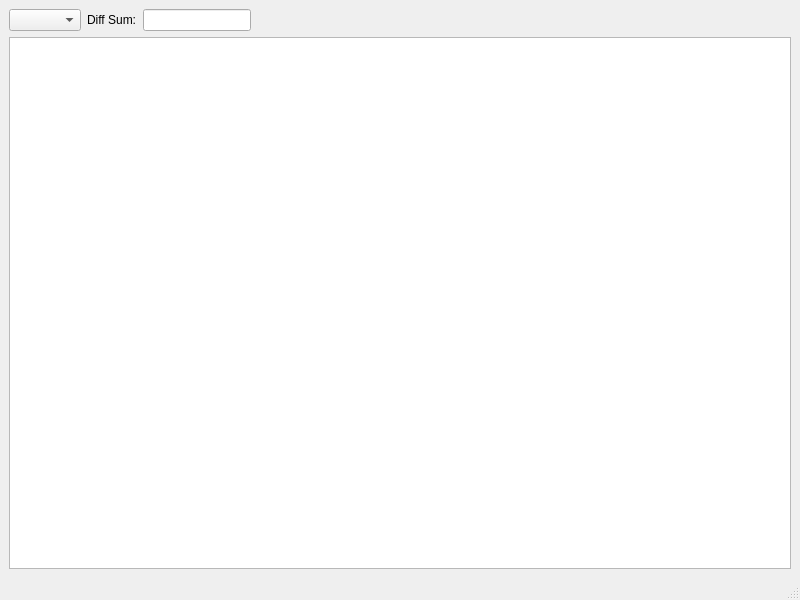
<?xml version="1.0" encoding="UTF-8"?>
<ui version="4.0">
 <class>MainWindow</class>
 <widget class="QMainWindow" name="MainWindow">
  <property name="geometry">
   <rect>
    <x>0</x>
    <y>0</y>
    <width>800</width>
    <height>600</height>
   </rect>
  </property>
  <property name="windowTitle">
   <string>MainWindow</string>
  </property>
  <widget class="QWidget" name="centralwidget">
   <layout class="QVBoxLayout" name="verticalLayout">
    <item>
     <layout class="QHBoxLayout" name="horizontalLayout">
      <item>
       <widget class="QComboBox" name="columnCombo">
        <property name="sizePolicy">
         <sizepolicy hsizetype="Maximum" vsizetype="Fixed">
          <horstretch>0</horstretch>
          <verstretch>0</verstretch>
         </sizepolicy>
        </property>
       </widget>
      </item>
      <item>
       <widget class="QLabel" name="label">
        <property name="sizePolicy">
         <sizepolicy hsizetype="Maximum" vsizetype="Preferred">
          <horstretch>0</horstretch>
          <verstretch>0</verstretch>
         </sizepolicy>
        </property>
        <property name="text">
         <string>Diff Sum:</string>
        </property>
       </widget>
      </item>
      <item>
       <widget class="QLineEdit" name="diffSumField">
        <property name="sizePolicy">
         <sizepolicy hsizetype="Maximum" vsizetype="Fixed">
          <horstretch>0</horstretch>
          <verstretch>0</verstretch>
         </sizepolicy>
        </property>
        <property name="readOnly">
         <bool>true</bool>
        </property>
       </widget>
      </item>
      <item>
       <spacer name="horizontalSpacer">
        <property name="orientation">
         <enum>Qt::Horizontal</enum>
        </property>
        <property name="sizeHint" stdset="0">
         <size>
          <width>40</width>
          <height>20</height>
         </size>
        </property>
       </spacer>
      </item>
     </layout>
    </item>
    <item>
     <widget class="QTableView" name="tableView">
      <property name="editTriggers">
       <set>QAbstractItemView::NoEditTriggers</set>
      </property>
      <attribute name="horizontalHeaderStretchLastSection">
       <bool>true</bool>
      </attribute>
      <attribute name="verticalHeaderVisible">
       <bool>false</bool>
      </attribute>
     </widget>
    </item>
   </layout>
  </widget>
  <widget class="QMenuBar" name="menubar">
   <property name="geometry">
    <rect>
     <x>0</x>
     <y>0</y>
     <width>800</width>
     <height>21</height>
    </rect>
   </property>
  </widget>
  <widget class="QStatusBar" name="statusbar"/>
 </widget>
 <resources/>
 <connections/>
</ui>
